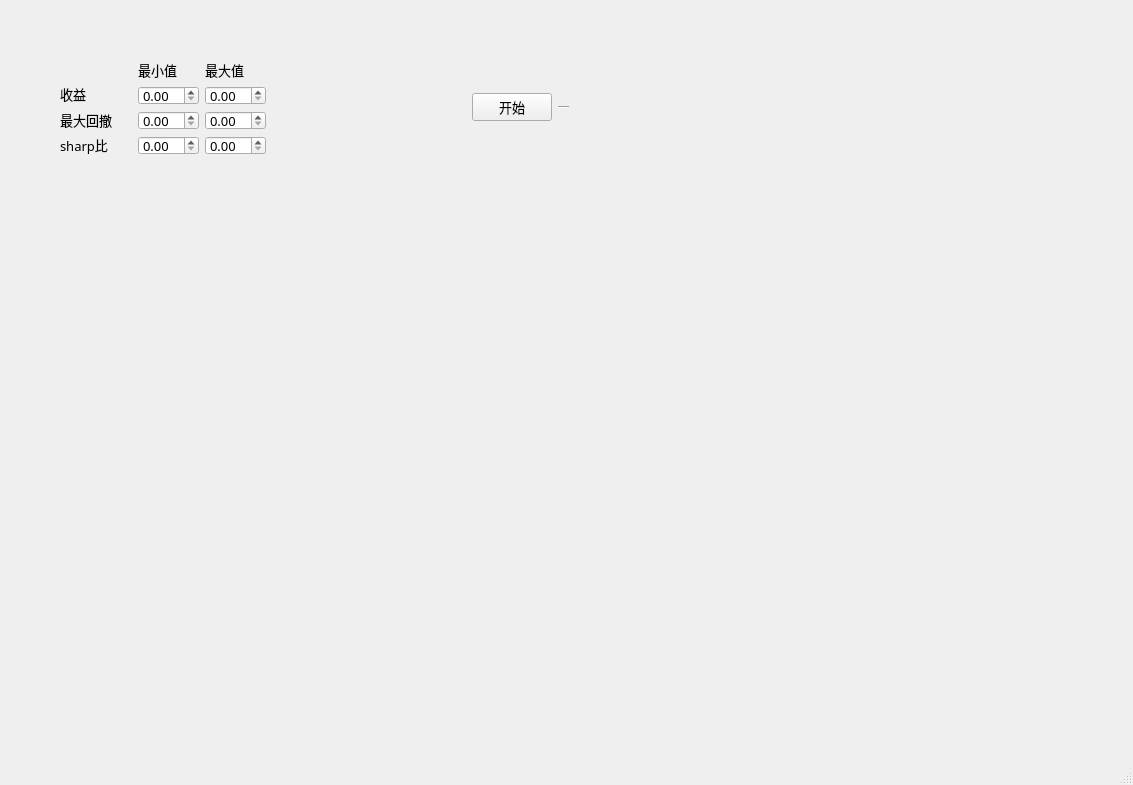
<?xml version="1.0" encoding="UTF-8"?>
<ui version="4.0">
 <class>MainWindow</class>
 <widget class="QMainWindow" name="MainWindow">
  <property name="geometry">
   <rect>
    <x>0</x>
    <y>0</y>
    <width>1133</width>
    <height>785</height>
   </rect>
  </property>
  <property name="font">
   <font>
    <family>宋体</family>
    <pointsize>10</pointsize>
   </font>
  </property>
  <property name="windowTitle">
   <string>MainWindow</string>
  </property>
  <widget class="QWidget" name="centralwidget">
   <widget class="QWidget" name="layoutWidget">
    <property name="geometry">
     <rect>
      <x>60</x>
      <y>60</y>
      <width>509</width>
      <height>95</height>
     </rect>
    </property>
    <layout class="QHBoxLayout" name="horizontalLayout">
     <item>
      <layout class="QVBoxLayout" name="verticalLayout">
       <item>
        <widget class="QLabel" name="label_6">
         <property name="text">
          <string/>
         </property>
        </widget>
       </item>
       <item>
        <widget class="QLabel" name="label_3">
         <property name="sizePolicy">
          <sizepolicy hsizetype="Preferred" vsizetype="Preferred">
           <horstretch>1</horstretch>
           <verstretch>0</verstretch>
          </sizepolicy>
         </property>
         <property name="text">
          <string>收益</string>
         </property>
        </widget>
       </item>
       <item>
        <widget class="QLabel" name="label_4">
         <property name="sizePolicy">
          <sizepolicy hsizetype="Preferred" vsizetype="Preferred">
           <horstretch>3</horstretch>
           <verstretch>0</verstretch>
          </sizepolicy>
         </property>
         <property name="text">
          <string>最大回撤</string>
         </property>
        </widget>
       </item>
       <item>
        <widget class="QLabel" name="label_5">
         <property name="sizePolicy">
          <sizepolicy hsizetype="Preferred" vsizetype="Preferred">
           <horstretch>1</horstretch>
           <verstretch>0</verstretch>
          </sizepolicy>
         </property>
         <property name="text">
          <string>sharp比</string>
         </property>
        </widget>
       </item>
      </layout>
     </item>
     <item>
      <spacer name="verticalSpacer">
       <property name="orientation">
        <enum>Qt::Vertical</enum>
       </property>
       <property name="sizeHint" stdset="0">
        <size>
         <width>20</width>
         <height>40</height>
        </size>
       </property>
      </spacer>
     </item>
     <item>
      <layout class="QGridLayout" name="gridLayout">
       <item row="0" column="0">
        <widget class="QLabel" name="label">
         <property name="text">
          <string>最小值</string>
         </property>
        </widget>
       </item>
       <item row="0" column="1">
        <widget class="QLabel" name="label_2">
         <property name="text">
          <string>最大值</string>
         </property>
        </widget>
       </item>
       <item row="1" column="0">
        <widget class="QDoubleSpinBox" name="doubleSpinBox_returns_min"/>
       </item>
       <item row="1" column="1">
        <widget class="QDoubleSpinBox" name="doubleSpinBox_returns_max"/>
       </item>
       <item row="2" column="0">
        <widget class="QDoubleSpinBox" name="doubleSpinBox_maxdrawdown_min"/>
       </item>
       <item row="2" column="1">
        <widget class="QDoubleSpinBox" name="doubleSpinBox_maxdrawdown_max"/>
       </item>
       <item row="3" column="0">
        <widget class="QDoubleSpinBox" name="doubleSpinBox_sharp_min"/>
       </item>
       <item row="3" column="1">
        <widget class="QDoubleSpinBox" name="doubleSpinBox_sharp_max"/>
       </item>
      </layout>
     </item>
     <item>
      <spacer name="horizontalSpacer">
       <property name="orientation">
        <enum>Qt::Horizontal</enum>
       </property>
       <property name="sizeType">
        <enum>QSizePolicy::Preferred</enum>
       </property>
       <property name="sizeHint" stdset="0">
        <size>
         <width>200</width>
         <height>20</height>
        </size>
       </property>
      </spacer>
     </item>
     <item>
      <widget class="QPushButton" name="pushButton">
       <property name="text">
        <string>开始</string>
       </property>
      </widget>
     </item>
     <item>
      <widget class="Line" name="line">
       <property name="orientation">
        <enum>Qt::Horizontal</enum>
       </property>
      </widget>
     </item>
    </layout>
   </widget>
  </widget>
  <widget class="QMenuBar" name="menubar">
   <property name="geometry">
    <rect>
     <x>0</x>
     <y>0</y>
     <width>1133</width>
     <height>23</height>
    </rect>
   </property>
  </widget>
  <widget class="QStatusBar" name="statusbar"/>
 </widget>
 <tabstops>
  <tabstop>doubleSpinBox_returns_min</tabstop>
  <tabstop>doubleSpinBox_returns_max</tabstop>
  <tabstop>doubleSpinBox_maxdrawdown_min</tabstop>
  <tabstop>doubleSpinBox_maxdrawdown_max</tabstop>
  <tabstop>doubleSpinBox_sharp_min</tabstop>
  <tabstop>doubleSpinBox_sharp_max</tabstop>
  <tabstop>pushButton</tabstop>
 </tabstops>
 <resources/>
 <connections/>
</ui>
